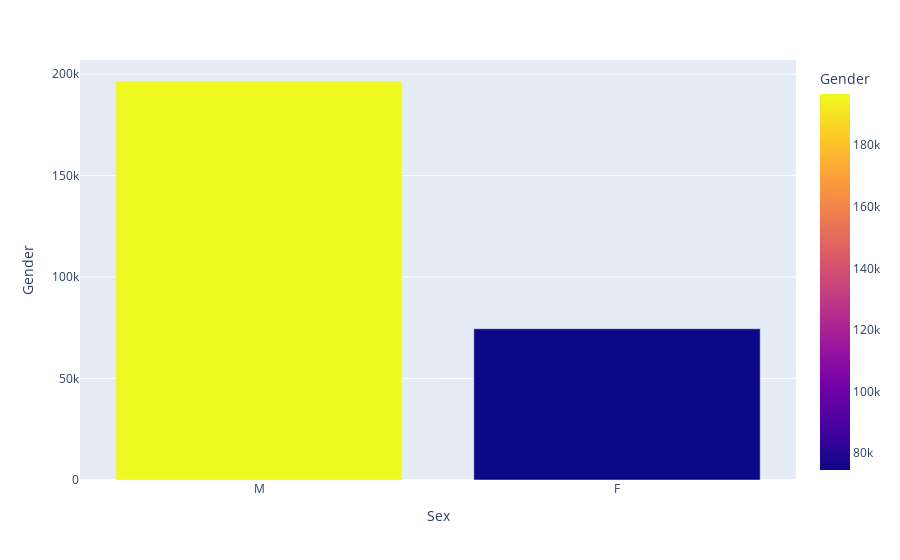

Notebook code for this chart:
### Code cell
fig = px.bar(Gender, x = 'Sex', y = 'Gender', color = 'Gender')
fig.show()

### Figure 1 — Plotly figure (JSON) as saved in the notebook; plotly's stock layout.template omitted (floating-point values rounded to 4 significant figures)
{"data": [{"alignmentgroup": "True", "hovertemplate": "Sex=%{x}<br>Gender=%{marker.color}<extra></extra>", "legendgroup": "", "marker": {"color": [196594, 74522], "coloraxis": "coloraxis"}, "name": "", "offsetgroup": "", "orientation": "v", "showlegend": false, "textposition": "auto", "type": "bar", "x": ["M", "F"], "xaxis": "x", "y": [196594, 74522], "yaxis": "y"}], "layout": {"barmode": "relative", "coloraxis": {"colorbar": {"title": {"text": "Gender"}}, "colorscale": [[0, "#0d0887"], [0.1111, "#46039f"], [0.2222, "#7201a8"], [0.3333, "#9c179e"], [0.4444, "#bd3786"], [0.5556, "#d8576b"], [0.6667, "#ed7953"], [0.7778, "#fb9f3a"], [0.8889, "#fdca26"], [1, "#f0f921"]]}, "legend": {"tracegroupgap": 0}, "margin": {"t": 60}, "xaxis": {"anchor": "y", "domain": [0, 1], "title": {"text": "Sex"}}, "yaxis": {"anchor": "x", "domain": [0, 1], "title": {"text": "Gender"}}}}
